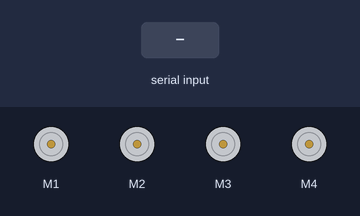
Recording of a sketch running on a simulated Arduino Uno, built with avr-gcc and run on an emulated ATmega328P. On the bench: 4 × DC motor (green arrow = forward, orange = backward, longer = faster). The test bench sets the inputs (shaded band).

Above: at 1.2 s.
1.3 s: "F" received over Serial
At 2.0 s:
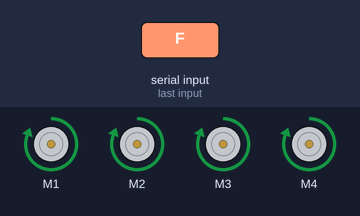
2.8 s: "B" received over Serial
At 3.1 s:
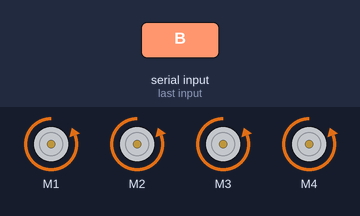
4.3 s: "L" received over Serial
At 5.5 s:
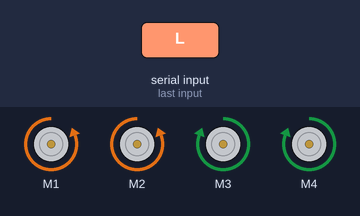
5.8 s: "R" received over Serial
At 6.6 s:
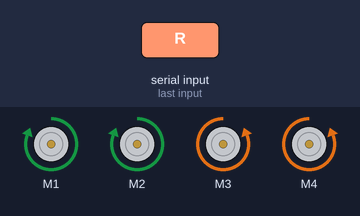
7.3 s: "T" received over Serial
At 7.8 s:
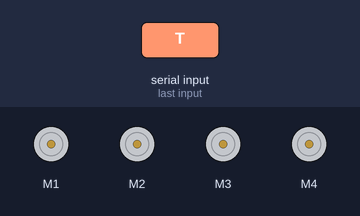
Timing chart, 0 to 9.8 s (numbered marks = the images above; inputs shaded):
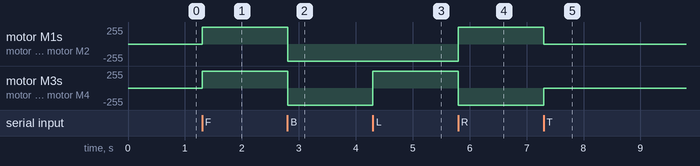

The sketch:

RC_bluetooth_Car.ino
```cpp
#include <AFMotor.h>

//initial motors pin
AF_DCMotor motor1(1);
AF_DCMotor motor2(2);
AF_DCMotor motor3(3);
AF_DCMotor motor4(4);

int val;
int Speeed = 255;

void setup()
{
  Serial.begin(9600);  //Set the baud rate to your Bluetooth module.
}
void loop(){
  if(Serial.available() > 0){
    val = Serial.read();

    Stop(); //initialize with motors stoped

          if (val == 'F'){
          forward();
          }

          if (val == 'B'){
          back();
          }

          if (val == 'L'){
          left();
          }

          if (val == 'R'){
          right();
          }

          if (val == 'T'){
          Stop();
          }
  }
}


void forward()
{
  motor1.setSpeed(Speeed); //Define maximum velocity
  motor1.run(FORWARD); //rotate the motor clockwise
  motor2.setSpeed(Speeed); //Define maximum velocity
  motor2.run(FORWARD); //rotate the motor clockwise
  motor3.setSpeed(Speeed);//Define maximum velocity
  motor3.run(FORWARD); //rotate the motor clockwise
  motor4.setSpeed(Speeed);//Define maximum velocity
  motor4.run(FORWARD); //rotate the motor clockwise
}

void back()
{
  motor1.setSpeed(Speeed); //Define maximum velocity
  motor1.run(BACKWARD); //rotate the motor anti-clockwise
  motor2.setSpeed(Speeed); //Define maximum velocity
  motor2.run(BACKWARD); //rotate the motor anti-clockwise
  motor3.setSpeed(Speeed); //Define maximum velocity
  motor3.run(BACKWARD); //rotate the motor anti-clockwise
  motor4.setSpeed(Speeed); //Define maximum velocity
  motor4.run(BACKWARD); //rotate the motor anti-clockwise
}

void left()
{
  motor1.setSpeed(Speeed); //Define maximum velocity
  motor1.run(BACKWARD); //rotate the motor anti-clockwise
  motor2.setSpeed(Speeed); //Define maximum velocity
  motor2.run(BACKWARD); //rotate the motor anti-clockwise
  motor3.setSpeed(Speeed); //Define maximum velocity
  motor3.run(FORWARD);  //rotate the motor clockwise
  motor4.setSpeed(Speeed); //Define maximum velocity
  motor4.run(FORWARD);  //rotate the motor clockwise
}

void right()
{
  motor1.setSpeed(Speeed); //Define maximum velocity
  motor1.run(FORWARD); //rotate the motor clockwise
  motor2.setSpeed(Speeed); //Define maximum velocity
  motor2.run(FORWARD); //rotate the motor clockwise
  motor3.setSpeed(Speeed); //Define maximum velocity
  motor3.run(BACKWARD); //rotate the motor anti-clockwise
  motor4.setSpeed(Speeed); //Define maximum velocity
  motor4.run(BACKWARD); //rotate the motor anti-clockwise
}


void Stop()
{
  motor1.setSpeed(0); //Define minimum velocity
  motor1.run(RELEASE); //stop the motor when release the button
  motor2.setSpeed(0); //Define minimum velocity
  motor2.run(RELEASE); //rotate the motor clockwise
  motor3.setSpeed(0); //Define minimum velocity
  motor3.run(RELEASE); //stop the motor when release the button
  motor4.setSpeed(0); //Define minimum velocity
  motor4.run(RELEASE); //stop the motor when release the button
}
```

Measured:
- after the input at 1.3 s, motor M1–4: stopped → forward 255/255 at once
- after the input at 2.8 s, motor M1–4: forward 255/255 → backward 255/255 at once
- after the input at 4.3 s, motor M3, motor M4: backward 255/255 → forward 255/255 at once
- after the input at 5.8 s, motor M1, motor M2: backward 255/255 → forward 255/255 at once; motor M3, motor M4: forward 255/255 → backward 255/255 at once
- after the input at 7.3 s, motor M1, motor M2: forward 255/255 → stopped at once; motor M3, motor M4: backward 255/255 → stopped at once
